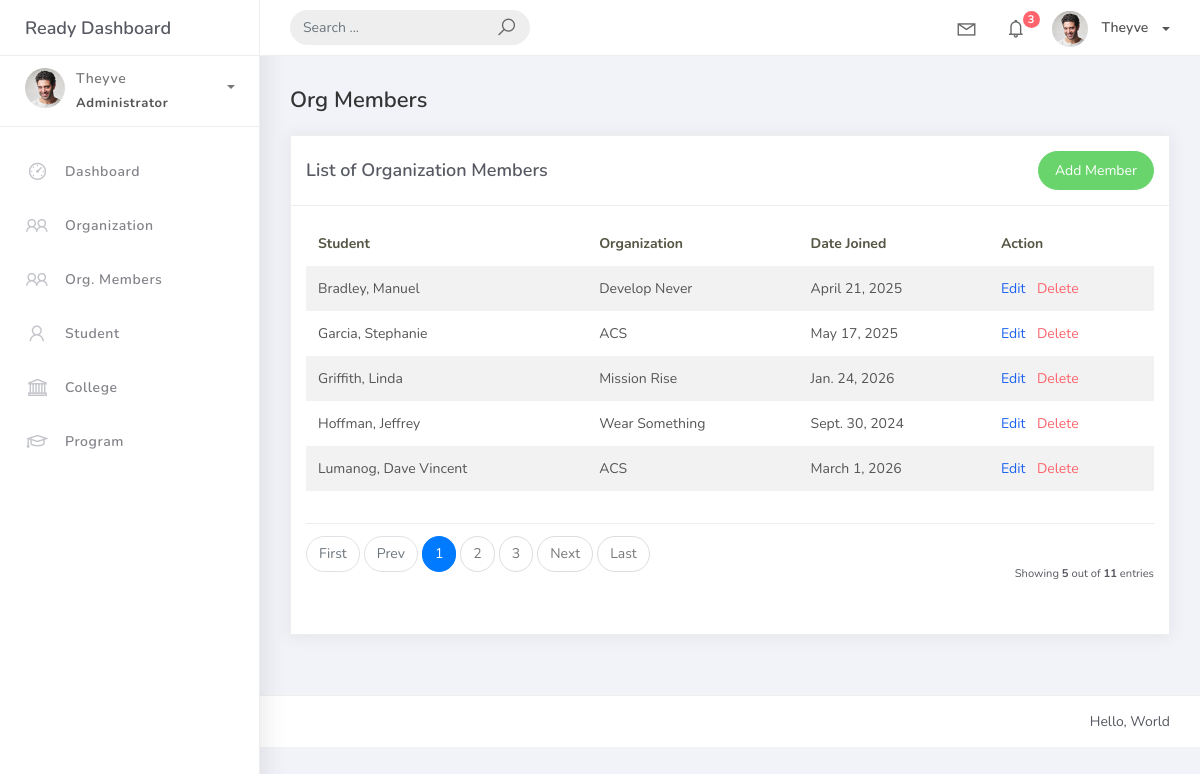
The page /orgmember_list/ (signed in) on the database its author committed.
### studentorg/models.py (models this page shows)
class BaseModel(models.Model):
    created_at = models.DateTimeField(auto_now_add=True, db_index=True)
    updated_at = models.DateTimeField(auto_now=True)
    class Meta:
        abstract = True

class OrgMember(BaseModel):
    student_ref = models.ForeignKey(Student, on_delete=models.CASCADE)
    organization_ref = models.ForeignKey(Organization, on_delete=models.CASCADE)
    date_joined = models.DateField()

class Student(BaseModel):
    student_id = models.CharField(max_length=15)
    lastname = models.CharField(max_length=25)
    firstname = models.CharField(max_length=25)
    middlename = models.CharField(max_length=25, blank=True, null=True)
    program_info = models.ForeignKey(Program, on_delete=models.CASCADE)
    def __str__(self):
        return f"{self.lastname}, {self.firstname}"

class Organization(BaseModel):
    name = models.CharField(max_length=250)
    college_info = models.ForeignKey(College, null=True, blank=True, on_delete=models.CASCADE)
    description = models.CharField(max_length=500)
    def __str__(self):
        return self.name

### studentorg/views.py (the view)
# urls.py: path('orgmember_list/', views.OrgMemberList.as_view(), name='orgmember-list'),
class OrgMemberList(LoginRequiredMixin, ListView):
    model = OrgMember
    context_object_name = 'object_list'
    template_name = 'orgmember_list.html'
    paginate_by = 5
    def get_ordering(self):
        allowed = ["student_ref__lastname", "date_joined"]
        sort_by = self.request.GET.get("sort_by")
        if sort_by in allowed:
            return sort_by
        return "student_ref__lastname"
    def get_queryset(self):
        qs = super().get_queryset()
        query = self.request.GET.get('q')
        if query:
            qs = qs.filter(
                Q(student_ref__firstname__icontains=query) |
                Q(student_ref__lastname__icontains=query) |
                Q(organization_ref__name__icontains=query)
            )
        return qs

### templates/orgmember_list.html
{% extends 'base.html' %}
{% load static %}
{% block content %}
<h4 class="page-title">Org Members</h4>
<div class="row">
    <div class="col-md-12">
        <div class="card">
            <div class="card-header d-flex justify-content-between align-items-center">
                <div class="card-title">List of Organization Members</div>
                <a href="{% url 'orgmember-add' %}" class="btn btn-success btn-rounded">Add Member</a>
            </div>
            <div class="card-body">
                <div class="table-responsive">
                    <table class="table table-striped">
                        <thead>
                            <tr>
                                <th>Student</th>
                                <th>Organization</th>
                                <th>Date Joined</th>
                                <th>Action</th>
                            </tr>
                        </thead>
                        <tbody>
                            {% for object in object_list %}
                            <tr>
                                <td>{{ object.student_ref }}</td>
                                <td>{{ object.organization_ref }}</td>
                                <td>{{ object.date_joined }}</td>
                                <td>
                                    <a href="{% url 'orgmember-update' object.id %}" class="text-primary mr-2">Edit</a>
                                    <a href="{% url 'orgmember-delete' object.id %}" class="text-danger">Delete</a>
                                </td>
                            </tr>
                            {% empty %}
                            <tr>
                                <td colspan="4" class="text-center">No member records found.</td>
                            </tr>
                            {% endfor %}
                        </tbody>
                    </table>
                </div>
                {% include 'includes/pagination.html' %}
            </div>
        </div>
    </div>
</div>
{% endblock %}

### templates/base.html (shortened to what this page needs)
{% load static %}
<!DOCTYPE html>
<html>
<head>
    <link rel="stylesheet" href="{% static 'css/bootstrap.min.css' %}">
    <link rel="stylesheet" href="{% static 'css/ready.css' %}">
    <link rel="stylesheet" href="{% static 'css/demo.css' %}">
</head>
<body>
    <div class="wrapper">
        {% if user.is_authenticated %}
        <div class="main-header">
            <div class="logo-header">
                <a href="{% url 'home' %}" class="logo">
                    Ready Dashboard
                </a>
            </div>
            <nav class="navbar navbar-header navbar-expand-lg">
                <div class="container-fluid">
                    <form class="navbar-left navbar-form nav-search mr-md-3" action="">
                        <div class="input-group">
                            <input type="text" placeholder="Search ..." class="form-control">
                            <div class="input-group-append">
                                <span class="input-group-text">
                                    <i class="la la-search search-icon"></i>
                                </span>
                            </div>
                        </div>
                    </form>
                    <ul class="navbar-nav topbar-nav ml-md-auto align-items-center">
                        <li class="nav-item dropdown hidden-caret">
                            <a class="nav-link dropdown-toggle" href="#" id="navbarDropdown" role="button" data-toggle="dropdown" aria-haspopup="true" aria-expanded="false">
                                <i class="la la-envelope"></i>
                            </a>
                        </li>
                        <li class="nav-item dropdown hidden-caret">
                            <a class="nav-link dropdown-toggle" href="#" id="navbarDropdownNotification" role="button" data-toggle="dropdown" aria-haspopup="true" aria-expanded="false">
                                <i class="la la-bell"></i>
                                <span class="notification">3</span>
                            </a>
                        </li>
                        <li class="nav-item dropdown">
                            <a class="dropdown-toggle profile-pic" data-toggle="dropdown" href="#" aria-expanded="false">
                                <img src="{% static 'img/profile.jpg' %}" alt="user-img" width="36" class="img-circle">
                                <span>{{ request.user.username }}</span>
                            </a>
                        </li>
                    </ul>
                </div>
            </nav>
        </div>
        <div class="sidebar">
            <div class="scrollbar-inner sidebar-wrapper">
                <div class="user">
                    <div class="photo">
                        <img src="{% static 'img/profile.jpg' %}" alt="user">
                    </div>
                    <div class="info">
                        <a data-toggle="collapse" href="#collapseExample" aria-expanded="true">
                            <span>
                                {{ request.user.username }}
                                <span class="user-level">Administrator</span>
                                <span class="caret"></span>
                            </span>
                        </a>
                    </div>
                </div>
                <ul class="nav">
                    <li class="nav-item">
                        <a href="{% url 'home' %}">
                            <i class="la la-dashboard"></i>
                            <p>Dashboard</p>
                        </a>
                    </li>
                    <li class="nav-item">
                        <a href="{% url 'organization-list' %}">
                            <i class="la la-group"></i>
                            <p>Organization</p>
                        </a>
                    </li>
                    <li class="nav-item">
                        <a href="{% url 'orgmember-list' %}">
                            <i class="la la-users"></i>
                            <p>Org. Members</p>
                        </a>
                    </li>
                    <li class="nav-item">
                        <a href="{% url 'student-list' %}">
                            <i class="la la-user"></i>
                            <p>Student</p>
                        </a>
                    </li>
                    <li class="nav-item">
                        <a href="{% url 'college-list' %}">
                            <i class="la la-university"></i>
                            <p>College</p>
                        </a>
                    </li>
                    <li class="nav-item">
                        <a href="{% url 'program-list' %}">
                            <i class="la la-graduation-cap"></i>
                            <p>Program</p>
                        </a>
                    </li>
                </ul>
            </div>
        </div>
        {% endif %}
        <div class="main-panel" {% if not user.is_authenticated %}style="width: 100%; float: none;"{% endif %}>
            <div class="content">
                <div class="container-fluid">
                    {% block content %}{% endblock %}
                </div>
            </div>
            {% if user.is_authenticated %}
            <footer class="footer">
                <div class="container-fluid">
                    <div class="copyright ml-auto">
                        Hello, World
                    </div>
                </div>
            </footer>
            {% endif %}
        </div>
    </div>
</body>
</html>

### templates/includes/pagination.html (shortened to what this page needs)
{% if is_paginated %}
<div class="card-footer px-0 border-0 d-flex flex-column flex-lg-row align-items-center justify-content-between mt-3">
  <nav aria-label="Topics pagination" class="mb-4">
    <ul class="pagination">
      {% if page_obj.number > 1 %}
        <li class="page-item">
          <a class="page-link" href="?page=1">First</a>
        </li>
      {% else %}
        <li class="page-item disabled">
          <span class="page-link">First</span>
        </li>
      {% endif %}
      {% if page_obj.has_previous %}
        <li class="page-item">
          <a class="page-link" href="?page={{ page_obj.previous_page_number }}">Prev</a>
        </li>
      {% else %}
        <li class="page-item disabled">
          <span class="page-link">Prev</span>
        </li>
      {% endif %}
      {% for page_num in paginator.page_range %}
        {% if page_obj.number == page_num %}
          <li class="page-item active">
            <span class="page-link">
              {{ page_num }}
            </span>
          </li>
        {% elif page_num > page_obj.number|add:'-3' and page_num < page_obj.number|add:'3' %}
          <li class="page-item">
            <a class="page-link" href="?page={{ page_num }}">{{ page_num }}</a>
          </li>
        {% endif %}
      {% endfor %}
      {% if page_obj.has_next %}
        <li class="page-item">
          <a class="page-link" href="?page={{ page_obj.next_page_number }}">Next</a>
        </li>
      {% else %}
        <li class="page-item disabled">
          <span class="page-link">Next</span>
        </li>
      {% endif %}
      {% if page_obj.number != paginator.num_pages %}
        <li class="page-item">
          <a class="page-link" href="?page={{ paginator.num_pages }}">Last</a>
        </li>
      {% else %}
        <li class="page-item disabled">
          <span class="page-link">Last</span>
        </li>
      {% endif %}
    </ul>
  </nav>
  <div class="fw-normal small mt-4 mt-lg-0">
    Showing <b>{{ object_list.count }}</b> out of <b>{{ paginator.count }}</b> entries
  </div>
</div>
{% endif %}

### rows shown on the page
OrgMember: student_ref "Bradley, Manuel", organization_ref "Develop Never", date_joined "April 21, 2025"
OrgMember: student_ref "Garcia, Stephanie", organization_ref "ACS", date_joined "May 17, 2025"
OrgMember: student_ref "Griffith, Linda", organization_ref "Mission Rise", date_joined "Jan. 24, 2026"
OrgMember: student_ref "Hoffman, Jeffrey", organization_ref "Wear Something", date_joined "Sept. 30, 2024"
OrgMember: student_ref "Lumanog, Dave Vincent", organization_ref "ACS", date_joined "March 1, 2026"

### other values the page prints
{{ request.user.username }} "Theyve"
{{ page_num }} "1"
{{ page_num }} "2" "3"
{{ object_list.count }} "5"
{{ paginator.count }} "11"
